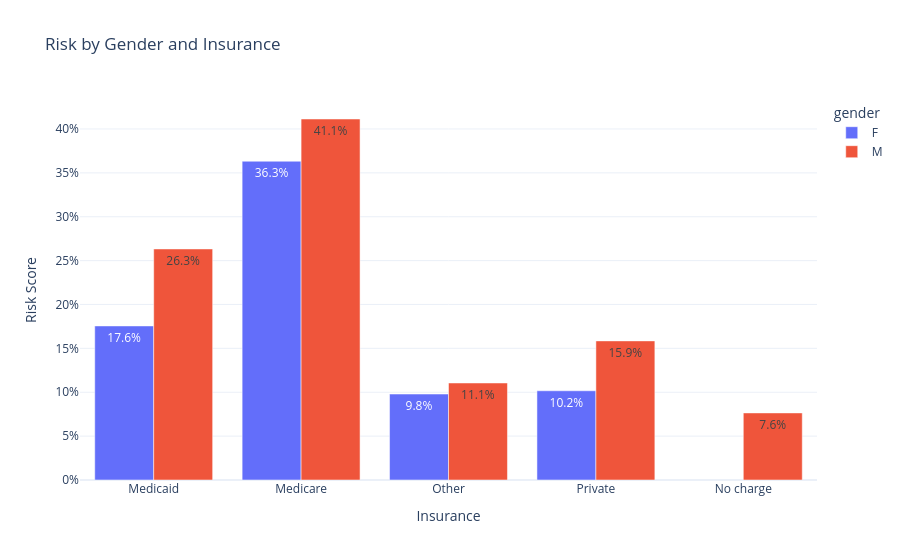

This figure's notebook cell:
### Markdown cell above
### Social - Economy

### Code cell
df_ins_mean = df_analyze.groupby(['insurance', 'gender'])['risk_score'].mean().reset_index()

fig3 = px.bar(
    df_ins_mean, 
    x='insurance', 
    y='risk_score', 
    color='gender', 
    barmode='group',
    text_auto='.1%',
    title='Risk by Gender and Insurance',
    labels={'risk_score': 'Risk Score', 'insurance': 'Insurance'},
    template="plotly_white"
)
fig3.update_layout(yaxis_tickformat='.0%')
fig3.show()

### Figure 1 — Plotly figure (JSON) as saved in the notebook; plotly's stock layout.template omitted (floating-point values rounded to 4 significant figures)
{"data": [{"alignmentgroup": "True", "hovertemplate": "gender=F<br>Insurance=%{x}<br>Risk Score=%{y}<extra></extra>", "legendgroup": "F", "marker": {"color": "#636efa", "pattern": {"shape": ""}}, "name": "F", "offsetgroup": "F", "orientation": "v", "showlegend": true, "textposition": "auto", "texttemplate": "%{y:.1%}", "type": "bar", "x": ["Medicaid", "Medicare", "Other", "Private"], "xaxis": "x", "y": [0.1756, 0.3633, 0.09795, 0.1017], "yaxis": "y"}, {"alignmentgroup": "True", "hovertemplate": "gender=M<br>Insurance=%{x}<br>Risk Score=%{y}<extra></extra>", "legendgroup": "M", "marker": {"color": "#EF553B", "pattern": {"shape": ""}}, "name": "M", "offsetgroup": "M", "orientation": "v", "showlegend": true, "textposition": "auto", "texttemplate": "%{y:.1%}", "type": "bar", "x": ["Medicaid", "Medicare", "No charge", "Other", "Private"], "xaxis": "x", "y": [0.2633, 0.4114, 0.07644, 0.1106, 0.1585], "yaxis": "y"}], "layout": {"barmode": "group", "legend": {"title": {"text": "gender"}, "tracegroupgap": 0}, "title": {"text": "Risk by Gender and Insurance"}, "xaxis": {"anchor": "y", "domain": [0, 1], "title": {"text": "Insurance"}}, "yaxis": {"anchor": "x", "domain": [0, 1], "tickformat": ".0%", "title": {"text": "Risk Score"}}}}
